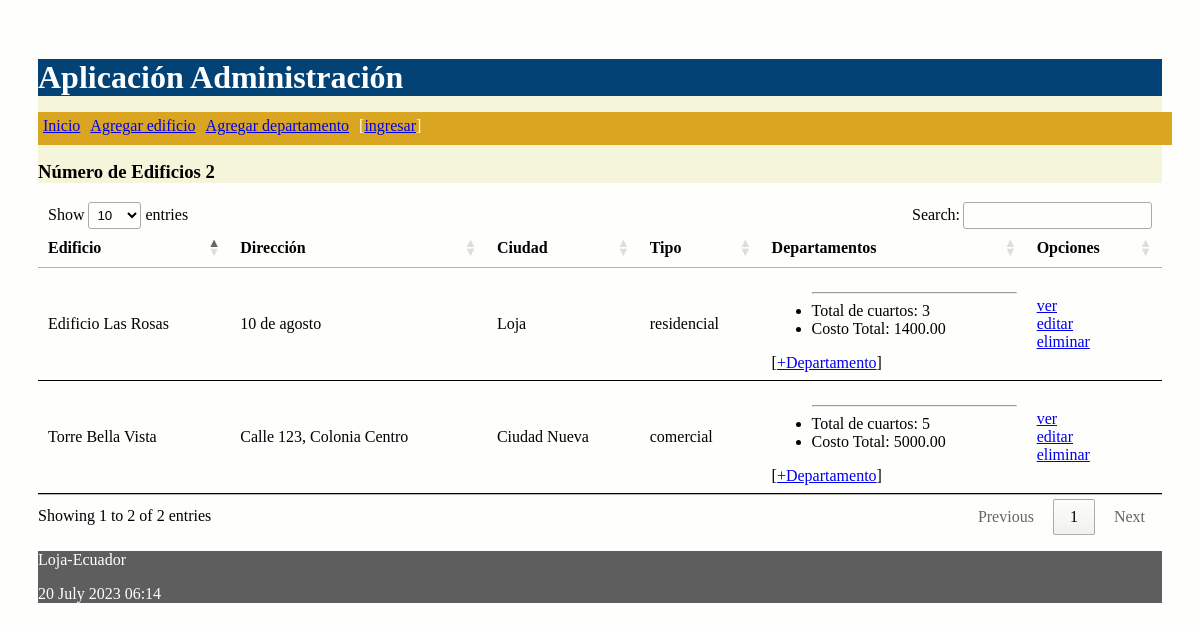
The page / on the database its author committed.
### proyecto/models.py (models this page shows, shortened)
class Edificio(models.Model):
    opciones_tipo_edificio = (
        ('residencial', 'Residencial'),
        ('comercial', 'Comercial')
    )
    nombre = models.CharField(max_length=30)
    direccion = models.CharField(max_length=30)
    ciudad = models.CharField(max_length=30)
    tipo = models.CharField(max_length=30, choices=opciones_tipo_edificio)
    def get_nro_cuartos_total(self):
        cantidadTotal = [d.nro_cuartos for d in self.departamentosE.all()]
        cantidadTotal = sum(cantidadTotal)
        return cantidadTotal
    def get_costo_total(self):
        costoTotal = [d.costo for d in self.departamentosE.all()]
        costoTotal = sum(costoTotal)
        return costoTotal

class Departamento(models.Model):
    costo = models.DecimalField(max_digits= 8, decimal_places= 2)
    nro_cuartos =  models.IntegerField("Número de cuartos")
    edificio = models.ForeignKey(Edificio, on_delete=models.CASCADE,
            related_name="departamentosE")
    propietario = models.ForeignKey(Propietario, on_delete=models.CASCADE,
            related_name="departamentosP")

### proyecto/views.py (the view)
# urls.py: path('', views.index, name='index'),
def index(request):
    edificios = Edificio.objects.all()
    diccionario = {'edificios': edificios, 'numero_edificios': len(edificios)}
    return render(request, 'index.html', diccionario)

### proyecto/templates/index.html (shortened to what this page needs)
{% extends "master.html" %}
{% block content %}
<h3>Número de Edificios {{ numero_edificios }}</h3>
<table id="tabla_datos">
  <thead>
    <tr>
      <th>Edificio</th>
      <th>Dirección</th>
      <th>Ciudad</th>
      <th>Tipo</th>
      <th>Departamentos</th>
      <th>Opciones</th>
    </tr>
  </thead>
  {% for e in edificios %}
  <tr>
    <td> {{e.nombre}} </td>
    <td> {{e.direccion}} </td>
    <td> {{e.ciudad}}</td>
    <td> {{e.tipo}}</td>
    <td>
      <ul>
        <hr>
        <li>
          Total de cuartos: {{e.get_nro_cuartos_total}}
        </li>
        <li>
          Costo Total: {{e.get_costo_total}}
        </li>
      </ul>
        [<a href="{% url 'crear_departamento_edificio' e.id%}">+Departamento</a>]
    </td>
    <td>
      <a href="{% url 'obtener_edificio' e.id %}">ver</a> <br>
      <a href="{% url 'editar_edificio' e.id %}">editar</a> <br>
      <a href="{% url 'eliminar_edificio' e.id %}"
      onclick="return confirm('¿Está seguro de la eliminación?')" >
      eliminar</a>
    </td>
  </tr>
  {% endfor %}
</table>
{% endblock %}

### proyecto/templates/master.html (shortened to what this page needs)
<!DOCTYPE html>
<html>
  <head>
    {% load static %}
    <link rel="stylesheet" type="text/css" href="{% static 'css/estilos.css' %}">
    <link rel="stylesheet" type="text/css" href="https://cdn.datatables.net/1.10.25/css/jquery.dataTables.min.css">
  </head>
  <body>
    <header>
      <h1>Aplicación Administración</h1>
      <nav class="top_menu">
        <ul>
          <li><a href="{% url 'index' %}">Inicio</a></li>
          <li><a href="{% url 'crear_edificio' %}">Agregar edificio</a></li>
          <li><a href="{% url 'crear_departamento' %}">Agregar departamento</a></li>
          {% if user.is_authenticated %}
          <li><a href="{% url 'logout_view' %}">salir</a></li>
          {% else %}
          <li>[<a href="{% url 'login' %}">ingresar</a>]</li>
          {% endif %}
        </ul>
      </nav>
    </header>
    <section>
      {% block content %}
      {% endblock %}
    </section>
    <footer>
      <p>Loja-Ecuador</p>
      <p>{% now "j F Y H:i" %}</p>
    </footer>
  </body>
</html>

### proyecto/static/css/estilos.css (style rules this page uses)
body { background: #FEFEFD; padding: 30px; }
header { background: #034275; color: #FFF; }
section { width: 100%; }
h1 { margin-bottom: 0px; }
h3 { margin-top: 0px; background-color: beige; }
th, td { padding: 15px; border-bottom: 1px solid black; }
.top_menu ul { background: goldenrod; list-style:none; float:left; padding: 5px; width:100%; }
.top_menu ul li { float:left; margin-right:10px; margin-bottom:5px; text: #FFF; }
footer { background: #5E5E5E; color: #FFF; }

### rows shown on the page
Edificio: nombre "Edificio Las Rosas", direccion "10 de agosto", ciudad "Loja", tipo "residencial", get_nro_cuartos_total "3", get_costo_total "1400.00"
Edificio: nombre "Torre Bella Vista", direccion "Calle 123, Colonia Centro", ciudad "Ciudad Nueva", tipo "comercial", get_nro_cuartos_total "5", get_costo_total "5000.00"

### other values the page prints
{{ numero_edificios }} "2"
